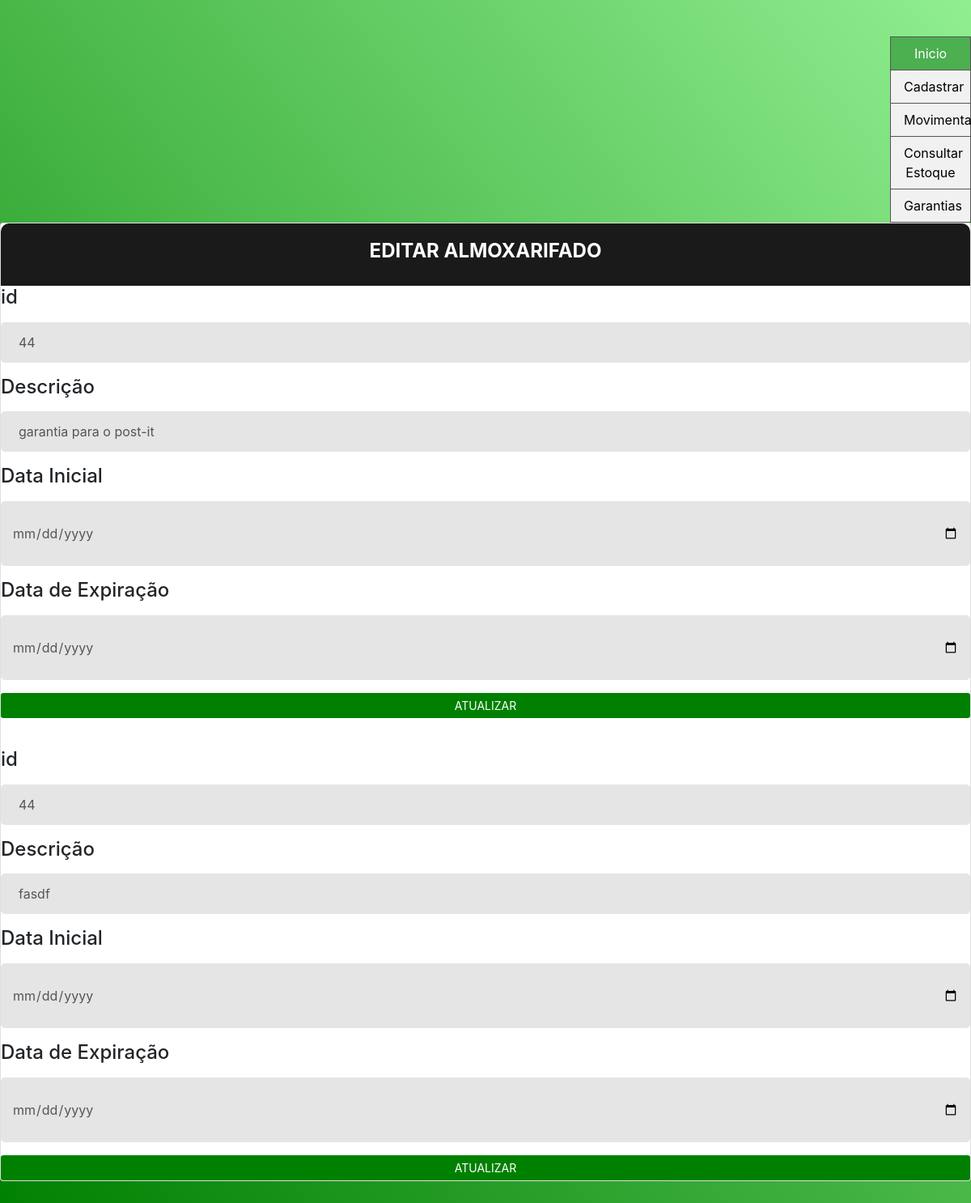
/CADASTRO_SEDES/VERIFICAR/editar_almox.php?id=44, run on an earlier commit of the app's database.
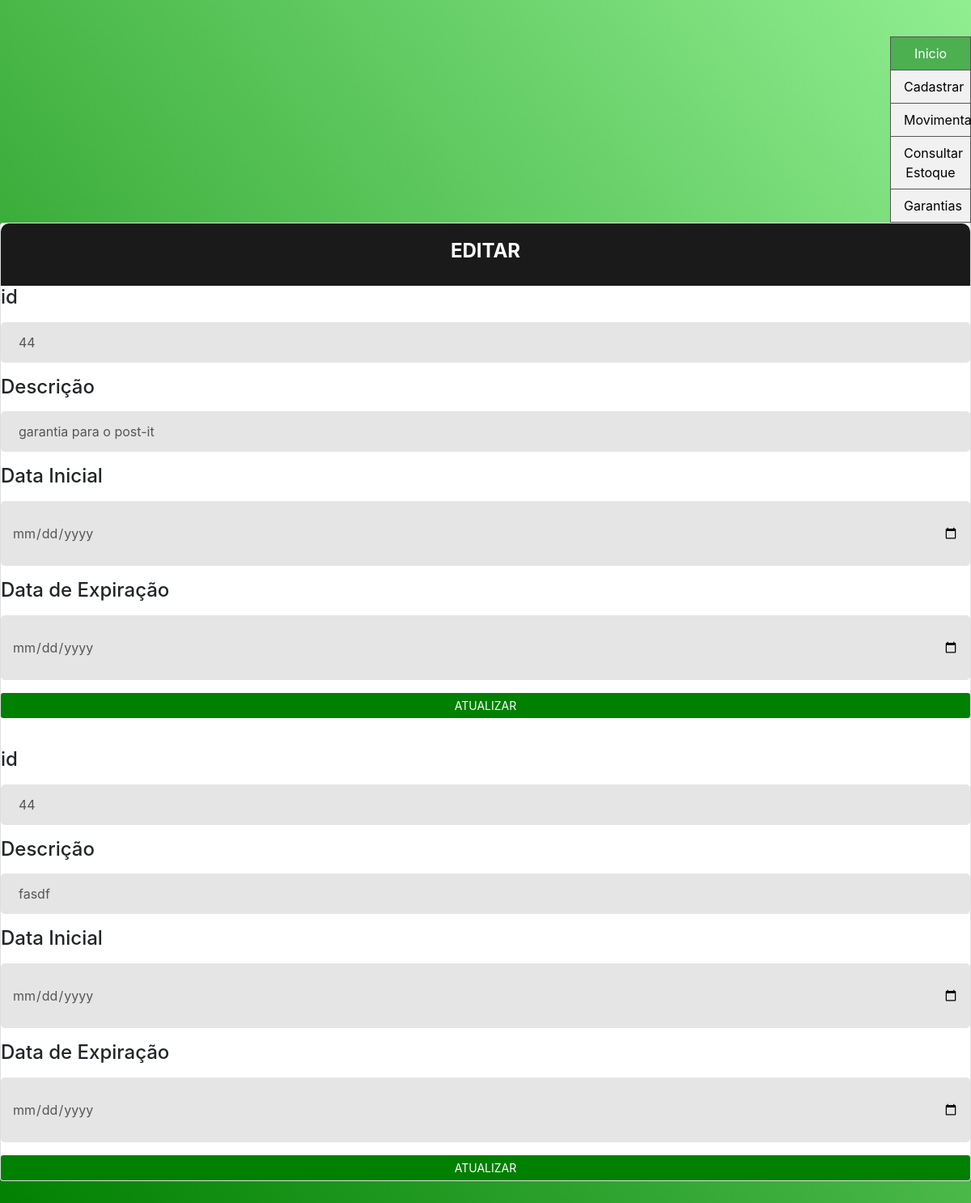
And on a later commit of the database.
### tables this page shows
CREATE TABLE `controle` (
  `NOMEITEM` varchar(255) DEFAULT NULL,
  `LOCALIZACAO` varchar(255) DEFAULT NULL,
  `ORIGEM` varchar(255) DEFAULT NULL,
  `DESTINO` varchar(255) DEFAULT NULL,
  `TIPO` varchar(255) DEFAULT NULL,
  `QUANTIDADE` int(11) DEFAULT NULL,
  `DESCRICAO` varchar(255) DEFAULT NULL,
  `DATA` datetime DEFAULT NULL,
  `PATRIMONIO` varchar(255) DEFAULT NULL,
  `NR_SERIE` varchar(255) DEFAULT NULL,
  `id` int(11) UNSIGNED NOT NULL,
  `MOTIVO` varchar(255) DEFAULT NULL,
  `PROTOCOLO` varchar(255) DEFAULT NULL,
  `gms` varchar(255) DEFAULT NULL
);

### CADASTRO_SEDES/VERIFICAR/editar_almox.php (the view, shortened to what this page needs)
<?php
include_once("../../conexao.php");
$id = $_GET['id'];
?>
<head>
        <form action="atualizar_produto.php" method="POST">
            <?php
            $sql = "SELECT * FROM controle WHERE Id = $id";
            $retorno = mysqli_query($conn, $sql);
            while ($array = mysqli_fetch_array($retorno, MYSQLI_ASSOC)) {
                $TIPO = $array['TIPO'];
            }
            ?>
                 <?php
            $sql = "SELECT * FROM garantia WHERE id = $id";
            $retorno = mysqli_query($conn, $sql);
            while ($array1 = mysqli_fetch_array($retorno, MYSQLI_ASSOC)) {
                $data_ex = $array1['data_ex'];
                $descricao = $array1['descricao'];
                $data_ini = $array1['data_ini'];
            ?>
<h2 class="title">Editar <?= $TIPO?></h2>
    </div>
    <div class="divtable ">
    <div class="form-group">
                    <label for="quantidadeProduto">
                        <h4>id</h4>
                    </label>
                    <input class="input--style-5" type="number" class="form-control" id="idalmox" name="idalmox" placeholder="Digite o nome do produto" autocomplete="off" value="<?= $id ?>">
                </div>
                <div class="form-group">
                    <label for="nomeProduto">
                        <h4>Descrição</h4>
                    </label>
                    <input class="input--style-5" type="text" class="form-control" id="descalmox" name="descalmox" placeholder="Digite o nome do produto" autocomplete="off" value="<?= $descricao ?>">
                </div>
       <div class="form-group">
                    <label for="quantidadeProduto">
                        <h4>Data Inicial</h4>
                    </label>
                    <input class="input--style-5" type="date" class="form-control" id="dataini" name="dataini" placeholder="Digite o nome do produto" autocomplete="off" value="<?= $data_ini ?>">
                </div>
              <div class="form-group">
                    <label for="quantidadeProduto">
                        <h4>Data de Expiração</h4>
                    </label>
                    <input class="input--style-5" type="date" class="form-control" id="dataex" name="dataex" placeholder="Digite o nome do produto" autocomplete="off" value="<?= $data_ex  ?>">
                </div>
                <button type="submit" class="btn-enviar btn btn-primary btn-sm btn-block">
                    <h7>Atualizar</h7>
                </button>
            <?php } ?>
    </div>

What changed in the data, as far as the page shows it:
removed controle: TIPO "ALMOXARIFADO"
